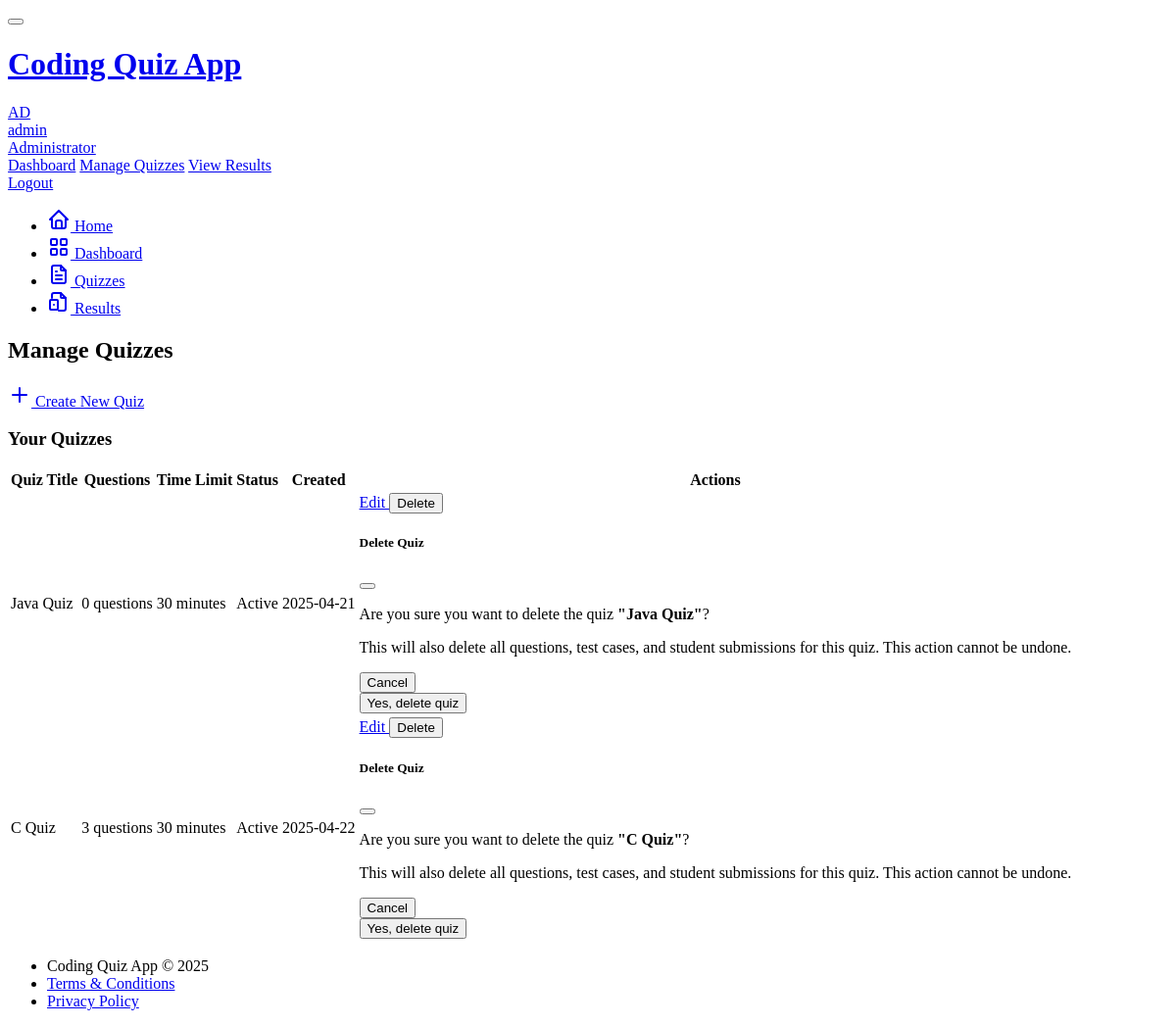
Page /admin/quizzes (signed in) on the committed database.
### models.py (models this page shows, shortened)
class User(UserMixin, db.Model):
    id = db.Column(db.Integer, primary_key=True)
    username = db.Column(db.String(64), unique=True, index=True)
    email = db.Column(db.String(120), unique=True, index=True)
    password_hash = db.Column(db.String(128))
    is_admin = db.Column(db.Boolean, default=False)
    created_at = db.Column(db.DateTime, default=datetime.utcnow)
    quizzes = db.relationship('Quiz', backref='author', lazy='dynamic')
    submissions = db.relationship('Submission', backref='student', lazy='dynamic')

class Quiz(db.Model):
    id = db.Column(db.Integer, primary_key=True)
    title = db.Column(db.String(100), nullable=False)
    description = db.Column(db.Text)
    is_active = db.Column(db.Boolean, default=True)
    time_limit = db.Column(db.Integer, default=30)  # minutes
    created_at = db.Column(db.DateTime, default=datetime.utcnow)
    updated_at = db.Column(db.DateTime, default=datetime.utcnow, onupdate=datetime.utcnow)
    author_id = db.Column(db.Integer, db.ForeignKey('user.id'))
    questions = db.relationship('Question', backref='quiz', lazy='dynamic', cascade='all, delete-orphan')
    submissions = db.relationship('Submission', backref='quiz', lazy='dynamic')

### app/routes/admin.py (the view)
@admin_bp.route('/quizzes', methods=['GET'])
@admin_required
def quizzes():
    quizzes = Quiz.query.filter_by(author_id=current_user.id).all()
    return render_template('admin/quizzes.html', quizzes=quizzes, title='Manage Quizzes')

### app/routes/admin.py (called while the page is built)
def admin_required(func):
    @wraps(func)
    @login_required
    def decorated_view(*args, **kwargs):
        if not current_user.is_admin:
            abort(403)
        return func(*args, **kwargs)
    return decorated_view

### app/templates/admin/quizzes.html (shortened to what this page needs)
{% extends "base.html" %}
{% block page_title %}
Manage Quizzes
{% endblock %}
{% block page_actions %}
<a href="{{ url_for('admin.create_quiz') }}" class="btn btn-primary">
    Create New Quiz
</a>
{% endblock %}
{% block content %}
<div class="card">
    <div class="card-header">
        <h3 class="card-title">Your Quizzes</h3>
    </div>
    <div class="card-body">
        {% if quizzes %}
        <div class="table-responsive">
            <table class="table table-vcenter card-table">
                <thead>
                    <tr>
                        <th>Quiz Title</th>
                        <th>Questions</th>
                        <th>Time Limit</th>
                        <th>Status</th>
                        <th>Created</th>
                        <th class="w-1">Actions</th>
                    </tr>
                </thead>
                <tbody>
                    {% for quiz in quizzes %}
                    <tr>
                        <td>{{ quiz.title }}</td>
                        <td>{{ quiz.questions.count() }} questions</td>
                        <td>{{ quiz.time_limit }} minutes</td>
                        <td>
                            {% if quiz.is_active %}
                                <span class="badge bg-success">Active</span>
                            {% else %}
                                <span class="badge bg-secondary">Inactive</span>
                            {% endif %}
                        </td>
                        <td>{{ quiz.created_at.strftime('%Y-%m-%d') }}</td>
                        <td>
                            <div class="btn-list flex-nowrap">
                                <a href="{{ url_for('admin.edit_quiz', quiz_id=quiz.id) }}" class="btn btn-sm btn-primary">
                                    Edit
                                </a>
                                <button type="button" class="btn btn-sm btn-danger"
                                        data-bs-toggle="modal" data-bs-target="#modal-delete-quiz-{{ quiz.id }}">
                                    Delete
                                </button>
                            </div>
                            <div class="modal modal-blur fade" id="modal-delete-quiz-{{ quiz.id }}" tabindex="-1" role="dialog" aria-hidden="true">
                                <div class="modal-dialog modal-dialog-centered" role="document">
                                    <div class="modal-content">
                                        <div class="modal-header">
                                            <h5 class="modal-title">Delete Quiz</h5>
                                            <button type="button" class="btn-close" data-bs-dismiss="modal" aria-label="Close"></button>
                                        </div>
                                        <div class="modal-body">
                                            <p>Are you sure you want to delete the quiz <strong>"{{ quiz.title }}"</strong>?</p>
                                            <p class="text-danger">This will also delete all questions, test cases, and student submissions for this quiz. This action cannot be undone.</p>
                                        </div>
                                        <div class="modal-footer">
                                            <button type="button" class="btn btn-link link-secondary" data-bs-dismiss="modal">
                                                Cancel
                                            </button>
                                            <form action="{{ url_for('admin.delete_quiz', quiz_id=quiz.id) }}" method="post">
                                                <button type="submit" class="btn btn-danger ms-auto">
                                                    Yes, delete quiz
                                                </button>
                                            </form>
                                        </div>
                                    </div>
                                </div>
                            </div>
                        </td>
                    </tr>
                    {% endfor %}
                </tbody>
            </table>
        </div>
        {% endif %}
    </div>
</div>
{% endblock %}

### app/templates/base.html (shortened to what this page needs)
<!DOCTYPE html>
<html lang="en">
<head>
    <link rel="stylesheet" href="https://cdn.jsdelivr.net/npm/@tabler/core@1.0.0-beta17/dist/css/tabler.min.css">
    <link rel="stylesheet" href="https://cdn.jsdelivr.net/npm/@tabler/core@1.0.0-beta17/dist/css/tabler-flags.min.css">
    <link rel="stylesheet" href="https://cdn.jsdelivr.net/npm/@tabler/core@1.0.0-beta17/dist/css/tabler-payments.min.css">
    <link rel="stylesheet" href="https://cdn.jsdelivr.net/npm/@tabler/core@1.0.0-beta17/dist/css/tabler-vendors.min.css">
    <link rel="stylesheet" href="https://cdnjs.cloudflare.com/ajax/libs/codemirror/5.65.2/codemirror.min.css">
    <link rel="stylesheet" href="https://cdnjs.cloudflare.com/ajax/libs/codemirror/5.65.2/theme/dracula.min.css">
    <link rel="stylesheet" href="{{ url_for('static', filename='css/custom.css') }}">
</head>
<body class="antialiased d-flex flex-column min-vh-100">
    <div class="page">
        <header class="navbar navbar-expand-md navbar-light d-print-none">
            <div class="container-xl">
                <button class="navbar-toggler" type="button" data-bs-toggle="collapse" data-bs-target="#navbar-menu">
                </button>
                <h1 class="navbar-brand navbar-brand-autodark d-none-navbar-horizontal pe-0 pe-md-3">
                    <a href="{{ url_for('main.index') }}">
                        Coding Quiz App
                    </a>
                </h1>
                <div class="navbar-nav flex-row order-md-last">
                    <div class="nav-item dropdown">
                        {% if current_user.is_authenticated %}
                        <a href="#" class="nav-link d-flex lh-1 text-reset p-0" data-bs-toggle="dropdown" aria-label="Open user menu">
                            <span class="avatar avatar-sm bg-primary">
                                {{ current_user.username[:2].upper() }}
                            </span>
                            <div class="d-none d-xl-block ps-2">
                                <div>{{ current_user.username }}</div>
                                <div class="mt-1 small text-muted">
                                    {% if current_user.is_admin %}Administrator{% else %}Student{% endif %}
                                </div>
                            </div>
                        </a>
                        <div class="dropdown-menu dropdown-menu-end dropdown-menu-arrow">
                            {% if current_user.is_admin %}
                            <a href="{{ url_for('admin.dashboard') }}" class="dropdown-item">Dashboard</a>
                            <a href="{{ url_for('admin.quizzes') }}" class="dropdown-item">Manage Quizzes</a>
                            <a href="{{ url_for('admin.results') }}" class="dropdown-item">View Results</a>
                            {% else %}
                            <a href="{{ url_for('student.dashboard') }}" class="dropdown-item">Dashboard</a>
                            <a href="{{ url_for('student.results') }}" class="dropdown-item">My Results</a>
                            {% endif %}
                            <a href="{{ url_for('auth.logout') }}" class="dropdown-item">Logout</a>
                        </div>
                        {% endif %}
                    </div>
                </div>
            </div>
        </header>
        <div class="navbar-expand-md">
            <div class="collapse navbar-collapse" id="navbar-menu">
                <div class="navbar navbar-light">
                    <div class="container-xl">
                        <ul class="navbar-nav">
                            <li class="nav-item {% if request.endpoint == 'main.index' %}active{% endif %}">
                                <a class="nav-link" href="{{ url_for('main.index') }}">
                                    <span class="nav-link-icon d-md-none d-lg-inline-block">
                                    </span>
                                    <span class="nav-link-title">Home</span>
                                </a>
                            </li>
                            {% if current_user.is_authenticated %}
                                {% if current_user.is_admin %}
                                <li class="nav-item {% if request.endpoint == 'admin.dashboard' %}active{% endif %}">
                                    <a class="nav-link" href="{{ url_for('admin.dashboard') }}">
                                        <span class="nav-link-icon d-md-none d-lg-inline-block">
                                        </span>
                                        <span class="nav-link-title">Dashboard</span>
                                    </a>
                                </li>
                                <li class="nav-item {% if request.endpoint == 'admin.quizzes' %}active{% endif %}">
                                    <a class="nav-link" href="{{ url_for('admin.quizzes') }}">
                                        <span class="nav-link-icon d-md-none d-lg-inline-block">
                                        </span>
                                        <span class="nav-link-title">Quizzes</span>
                                    </a>
                                </li>
                                <li class="nav-item {% if request.endpoint == 'admin.results' %}active{% endif %}">
                                    <a class="nav-link" href="{{ url_for('admin.results') }}">
                                        <span class="nav-link-icon d-md-none d-lg-inline-block">
                                        </span>
                                        <span class="nav-link-title">Results</span>
                                    </a>
                                </li>
                                {% endif %}
                            {% endif %}
                        </ul>
                    </div>
                </div>
            </div>
        </div>
        <div class="page-wrapper">
            <div class="container-xl">
                <div class="page-header d-print-none">
                    <div class="row align-items-center">
                        <div class="col">
                            <h2 class="page-title">
                                {% block page_title %}{{ title }}{% endblock %}
                            </h2>
                        </div>
                        <div class="col-auto ms-auto">
                            {% block page_actions %}{% endblock %}
                        </div>
                    </div>
                </div>
            </div>
            <div class="page-body">
                <div class="container-xl">
                    {% block content %}{% endblock %}
                </div>
            </div>
            <footer class="footer footer-transparent d-print-none mt-auto">
                <div class="container-xl">
                    <div class="row text-center align-items-center flex-row-reverse">
                        <div class="col-12 col-lg-auto mt-3 mt-lg-0">
                            <ul class="list-inline list-inline-dots mb-0">
                                <li class="list-inline-item">
                                    Coding Quiz App &copy; 2025
                                </li>
                                <li class="list-inline-item">
                                    <a href="#" class="link-secondary">Terms & Conditions</a>
                                </li>
                                <li class="list-inline-item">
                                    <a href="#" class="link-secondary">Privacy Policy</a>
                                </li>
                            </ul>
                        </div>
                    </div>
                </div>
            </footer>
        </div>
    </div>
</body>
</html>

### rows in the picture
User: username "AD", username "admin"
Quiz: title "Java Quiz", questions.count "0", time_limit "30", is_active "Active", created_at "2025-04-21"
Quiz: title "C Quiz", questions.count "3", time_limit "30", is_active "Active", created_at "2025-04-22"
